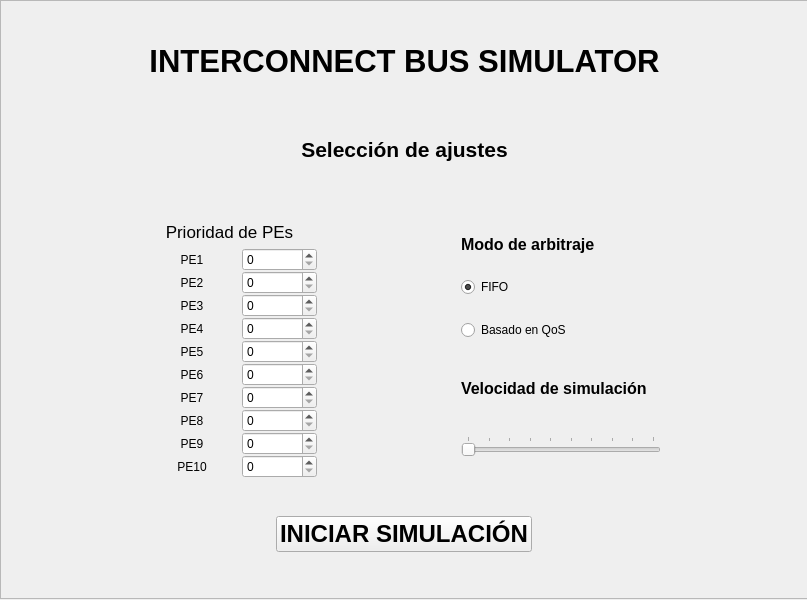
<?xml version="1.0" encoding="UTF-8"?>
<ui version="4.0">
 <class>MainWindow</class>
 <widget class="QMainWindow" name="MainWindow">
  <property name="geometry">
   <rect>
    <x>0</x>
    <y>0</y>
    <width>807</width>
    <height>600</height>
   </rect>
  </property>
  <property name="windowTitle">
   <string>Interconnect Simulator</string>
  </property>
  <property name="windowIcon">
   <iconset theme="QIcon::ThemeIcon::AudioCard"/>
  </property>
  <widget class="QWidget" name="centralwidget">
   <property name="sizePolicy">
    <sizepolicy hsizetype="Fixed" vsizetype="Fixed">
     <horstretch>0</horstretch>
     <verstretch>0</verstretch>
    </sizepolicy>
   </property>
   <widget class="QFrame" name="selection_frame">
    <property name="geometry">
     <rect>
      <x>0</x>
      <y>0</y>
      <width>809</width>
      <height>599</height>
     </rect>
    </property>
    <property name="autoFillBackground">
     <bool>true</bool>
    </property>
    <property name="styleSheet">
     <string notr="true">bg=rgb(255, 255, 0)</string>
    </property>
    <property name="frameShape">
     <enum>QFrame::Shape::StyledPanel</enum>
    </property>
    <property name="frameShadow">
     <enum>QFrame::Shadow::Raised</enum>
    </property>
    <widget class="QWidget" name="verticalLayoutWidget">
     <property name="geometry">
      <rect>
       <x>-1</x>
       <y>-1</y>
       <width>811</width>
       <height>601</height>
      </rect>
     </property>
     <layout class="QVBoxLayout" name="verticalLayout">
      <property name="sizeConstraint">
       <enum>QLayout::SizeConstraint::SetDefaultConstraint</enum>
      </property>
      <property name="leftMargin">
       <number>5</number>
      </property>
      <property name="topMargin">
       <number>5</number>
      </property>
      <property name="rightMargin">
       <number>5</number>
      </property>
      <property name="bottomMargin">
       <number>15</number>
      </property>
      <item>
       <widget class="QLabel" name="title_label">
        <property name="enabled">
         <bool>true</bool>
        </property>
        <property name="maximumSize">
         <size>
          <width>16777215</width>
          <height>50</height>
         </size>
        </property>
        <property name="font">
         <font>
          <pointsize>23</pointsize>
          <bold>true</bold>
         </font>
        </property>
        <property name="layoutDirection">
         <enum>Qt::LayoutDirection::LeftToRight</enum>
        </property>
        <property name="autoFillBackground">
         <bool>true</bool>
        </property>
        <property name="frameShape">
         <enum>QFrame::Shape::NoFrame</enum>
        </property>
        <property name="text">
         <string>INTERCONNECT BUS SIMULATOR</string>
        </property>
        <property name="alignment">
         <set>Qt::AlignmentFlag::AlignCenter</set>
        </property>
       </widget>
      </item>
      <item>
       <widget class="QLabel" name="settings_label">
        <property name="maximumSize">
         <size>
          <width>16777215</width>
          <height>50</height>
         </size>
        </property>
        <property name="font">
         <font>
          <pointsize>16</pointsize>
          <bold>true</bold>
          <kerning>false</kerning>
         </font>
        </property>
        <property name="autoFillBackground">
         <bool>true</bool>
        </property>
        <property name="text">
         <string>Selección de ajustes</string>
        </property>
        <property name="alignment">
         <set>Qt::AlignmentFlag::AlignCenter</set>
        </property>
       </widget>
      </item>
      <item>
       <layout class="QHBoxLayout" name="horizontalLayout_2">
        <property name="leftMargin">
         <number>5</number>
        </property>
        <property name="rightMargin">
         <number>10</number>
        </property>
        <item>
         <layout class="QVBoxLayout" name="verticalLayout_2">
          <property name="topMargin">
           <number>10</number>
          </property>
          <item>
           <widget class="QLabel" name="label_11">
            <property name="maximumSize">
             <size>
              <width>16777215</width>
              <height>20</height>
             </size>
            </property>
            <property name="font">
             <font>
              <pointsize>13</pointsize>
              <bold>false</bold>
             </font>
            </property>
            <property name="text">
             <string>Prioridad de PEs</string>
            </property>
            <property name="alignment">
             <set>Qt::AlignmentFlag::AlignCenter</set>
            </property>
           </widget>
          </item>
          <item>
           <layout class="QGridLayout" name="gridLayout">
            <property name="leftMargin">
             <number>5</number>
            </property>
            <property name="topMargin">
             <number>0</number>
            </property>
            <property name="rightMargin">
             <number>5</number>
            </property>
            <property name="bottomMargin">
             <number>0</number>
            </property>
            <property name="spacing">
             <number>0</number>
            </property>
            <item row="6" column="0">
             <widget class="QLabel" name="label_3">
              <property name="maximumSize">
               <size>
                <width>100</width>
                <height>16777215</height>
               </size>
              </property>
              <property name="text">
               <string>PE3</string>
              </property>
              <property name="alignment">
               <set>Qt::AlignmentFlag::AlignCenter</set>
              </property>
             </widget>
            </item>
            <item row="0" column="1">
             <widget class="QSpinBox" name="PE1_prty">
              <property name="maximumSize">
               <size>
                <width>75</width>
                <height>16777215</height>
               </size>
              </property>
              <property name="maximum">
               <number>256</number>
              </property>
             </widget>
            </item>
            <item row="8" column="0">
             <widget class="QLabel" name="label_5">
              <property name="maximumSize">
               <size>
                <width>100</width>
                <height>16777215</height>
               </size>
              </property>
              <property name="text">
               <string>PE5</string>
              </property>
              <property name="alignment">
               <set>Qt::AlignmentFlag::AlignCenter</set>
              </property>
             </widget>
            </item>
            <item row="5" column="1">
             <widget class="QSpinBox" name="PE2_prty">
              <property name="maximumSize">
               <size>
                <width>75</width>
                <height>16777215</height>
               </size>
              </property>
              <property name="maximum">
               <number>256</number>
              </property>
             </widget>
            </item>
            <item row="5" column="0">
             <widget class="QLabel" name="label">
              <property name="maximumSize">
               <size>
                <width>100</width>
                <height>16777215</height>
               </size>
              </property>
              <property name="text">
               <string>PE2</string>
              </property>
              <property name="alignment">
               <set>Qt::AlignmentFlag::AlignCenter</set>
              </property>
             </widget>
            </item>
            <item row="9" column="0">
             <widget class="QLabel" name="label_6">
              <property name="maximumSize">
               <size>
                <width>100</width>
                <height>16777215</height>
               </size>
              </property>
              <property name="text">
               <string>PE6</string>
              </property>
              <property name="alignment">
               <set>Qt::AlignmentFlag::AlignCenter</set>
              </property>
             </widget>
            </item>
            <item row="10" column="1">
             <widget class="QSpinBox" name="PE7_prty">
              <property name="maximumSize">
               <size>
                <width>75</width>
                <height>16777215</height>
               </size>
              </property>
              <property name="maximum">
               <number>256</number>
              </property>
             </widget>
            </item>
            <item row="10" column="0">
             <widget class="QLabel" name="label_7">
              <property name="maximumSize">
               <size>
                <width>100</width>
                <height>16777215</height>
               </size>
              </property>
              <property name="text">
               <string>PE7</string>
              </property>
              <property name="alignment">
               <set>Qt::AlignmentFlag::AlignCenter</set>
              </property>
             </widget>
            </item>
            <item row="12" column="1">
             <widget class="QSpinBox" name="PE9_prty">
              <property name="maximumSize">
               <size>
                <width>75</width>
                <height>16777215</height>
               </size>
              </property>
              <property name="maximum">
               <number>256</number>
              </property>
             </widget>
            </item>
            <item row="6" column="1">
             <widget class="QSpinBox" name="PE3_prty">
              <property name="maximumSize">
               <size>
                <width>75</width>
                <height>16777215</height>
               </size>
              </property>
              <property name="maximum">
               <number>256</number>
              </property>
             </widget>
            </item>
            <item row="7" column="0">
             <widget class="QLabel" name="label_4">
              <property name="maximumSize">
               <size>
                <width>100</width>
                <height>16777215</height>
               </size>
              </property>
              <property name="text">
               <string>PE4</string>
              </property>
              <property name="alignment">
               <set>Qt::AlignmentFlag::AlignCenter</set>
              </property>
             </widget>
            </item>
            <item row="12" column="0">
             <widget class="QLabel" name="label_9">
              <property name="maximumSize">
               <size>
                <width>100</width>
                <height>16777215</height>
               </size>
              </property>
              <property name="text">
               <string>PE9</string>
              </property>
              <property name="alignment">
               <set>Qt::AlignmentFlag::AlignCenter</set>
              </property>
             </widget>
            </item>
            <item row="13" column="0">
             <widget class="QLabel" name="label_10">
              <property name="maximumSize">
               <size>
                <width>100</width>
                <height>16777215</height>
               </size>
              </property>
              <property name="text">
               <string>PE10</string>
              </property>
              <property name="alignment">
               <set>Qt::AlignmentFlag::AlignCenter</set>
              </property>
             </widget>
            </item>
            <item row="0" column="0">
             <widget class="QLabel" name="label_2">
              <property name="maximumSize">
               <size>
                <width>100</width>
                <height>16777215</height>
               </size>
              </property>
              <property name="text">
               <string>PE1</string>
              </property>
              <property name="alignment">
               <set>Qt::AlignmentFlag::AlignCenter</set>
              </property>
             </widget>
            </item>
            <item row="11" column="1">
             <widget class="QSpinBox" name="PE8_prty">
              <property name="maximumSize">
               <size>
                <width>75</width>
                <height>16777215</height>
               </size>
              </property>
              <property name="maximum">
               <number>256</number>
              </property>
             </widget>
            </item>
            <item row="11" column="0">
             <widget class="QLabel" name="label_8">
              <property name="maximumSize">
               <size>
                <width>100</width>
                <height>16777215</height>
               </size>
              </property>
              <property name="text">
               <string>PE8</string>
              </property>
              <property name="alignment">
               <set>Qt::AlignmentFlag::AlignCenter</set>
              </property>
             </widget>
            </item>
            <item row="13" column="1">
             <widget class="QSpinBox" name="PE10_prty">
              <property name="maximumSize">
               <size>
                <width>75</width>
                <height>16777215</height>
               </size>
              </property>
              <property name="maximum">
               <number>256</number>
              </property>
             </widget>
            </item>
            <item row="9" column="1">
             <widget class="QSpinBox" name="PE6_prty">
              <property name="maximumSize">
               <size>
                <width>75</width>
                <height>16777215</height>
               </size>
              </property>
              <property name="maximum">
               <number>256</number>
              </property>
             </widget>
            </item>
            <item row="7" column="1">
             <widget class="QSpinBox" name="PE4_prty">
              <property name="maximumSize">
               <size>
                <width>75</width>
                <height>16777215</height>
               </size>
              </property>
              <property name="maximum">
               <number>256</number>
              </property>
             </widget>
            </item>
            <item row="8" column="1">
             <widget class="QSpinBox" name="PE5_prty">
              <property name="maximumSize">
               <size>
                <width>75</width>
                <height>16777215</height>
               </size>
              </property>
              <property name="maximum">
               <number>256</number>
              </property>
             </widget>
            </item>
           </layout>
          </item>
         </layout>
        </item>
        <item>
         <layout class="QVBoxLayout" name="verticalLayout_5">
          <property name="leftMargin">
           <number>5</number>
          </property>
          <property name="topMargin">
           <number>5</number>
          </property>
          <property name="rightMargin">
           <number>5</number>
          </property>
          <property name="bottomMargin">
           <number>5</number>
          </property>
          <item>
           <widget class="QLabel" name="label_12">
            <property name="maximumSize">
             <size>
              <width>16777215</width>
              <height>20</height>
             </size>
            </property>
            <property name="font">
             <font>
              <pointsize>12</pointsize>
              <bold>true</bold>
              <underline>false</underline>
              <strikeout>false</strikeout>
             </font>
            </property>
            <property name="text">
             <string>Modo de arbitraje</string>
            </property>
           </widget>
          </item>
          <item>
           <widget class="QRadioButton" name="QoS_btn">
            <property name="text">
             <string>FIFO</string>
            </property>
            <property name="checked">
             <bool>true</bool>
            </property>
           </widget>
          </item>
          <item>
           <widget class="QRadioButton" name="FIFO_btn">
            <property name="text">
             <string>Basado en QoS </string>
            </property>
           </widget>
          </item>
          <item>
           <widget class="QLabel" name="label_13">
            <property name="maximumSize">
             <size>
              <width>200</width>
              <height>50</height>
             </size>
            </property>
            <property name="font">
             <font>
              <pointsize>12</pointsize>
              <bold>true</bold>
             </font>
            </property>
            <property name="text">
             <string>Velocidad de simulación</string>
            </property>
           </widget>
          </item>
          <item>
           <widget class="QSlider" name="horizontalSlider">
            <property name="maximumSize">
             <size>
              <width>200</width>
              <height>16777215</height>
             </size>
            </property>
            <property name="minimum">
             <number>1</number>
            </property>
            <property name="maximum">
             <number>10</number>
            </property>
            <property name="tracking">
             <bool>true</bool>
            </property>
            <property name="orientation">
             <enum>Qt::Orientation::Horizontal</enum>
            </property>
            <property name="tickPosition">
             <enum>QSlider::TickPosition::TicksAbove</enum>
            </property>
            <property name="tickInterval">
             <number>1</number>
            </property>
           </widget>
          </item>
         </layout>
        </item>
       </layout>
      </item>
      <item alignment="Qt::AlignmentFlag::AlignHCenter">
       <widget class="QPushButton" name="pushButton">
        <property name="enabled">
         <bool>true</bool>
        </property>
        <property name="maximumSize">
         <size>
          <width>400</width>
          <height>16777215</height>
         </size>
        </property>
        <property name="font">
         <font>
          <pointsize>18</pointsize>
          <bold>true</bold>
         </font>
        </property>
        <property name="layoutDirection">
         <enum>Qt::LayoutDirection::LeftToRight</enum>
        </property>
        <property name="autoFillBackground">
         <bool>false</bool>
        </property>
        <property name="text">
         <string>INICIAR SIMULACIÓN</string>
        </property>
        <property name="checkable">
         <bool>false</bool>
        </property>
        <property name="default">
         <bool>false</bool>
        </property>
       </widget>
      </item>
     </layout>
    </widget>
   </widget>
  </widget>
 </widget>
 <tabstops>
  <tabstop>PE1_prty</tabstop>
  <tabstop>PE2_prty</tabstop>
  <tabstop>PE3_prty</tabstop>
  <tabstop>PE4_prty</tabstop>
  <tabstop>PE5_prty</tabstop>
  <tabstop>PE6_prty</tabstop>
  <tabstop>PE7_prty</tabstop>
  <tabstop>PE8_prty</tabstop>
  <tabstop>PE9_prty</tabstop>
  <tabstop>PE10_prty</tabstop>
 </tabstops>
 <resources/>
 <connections/>
</ui>
